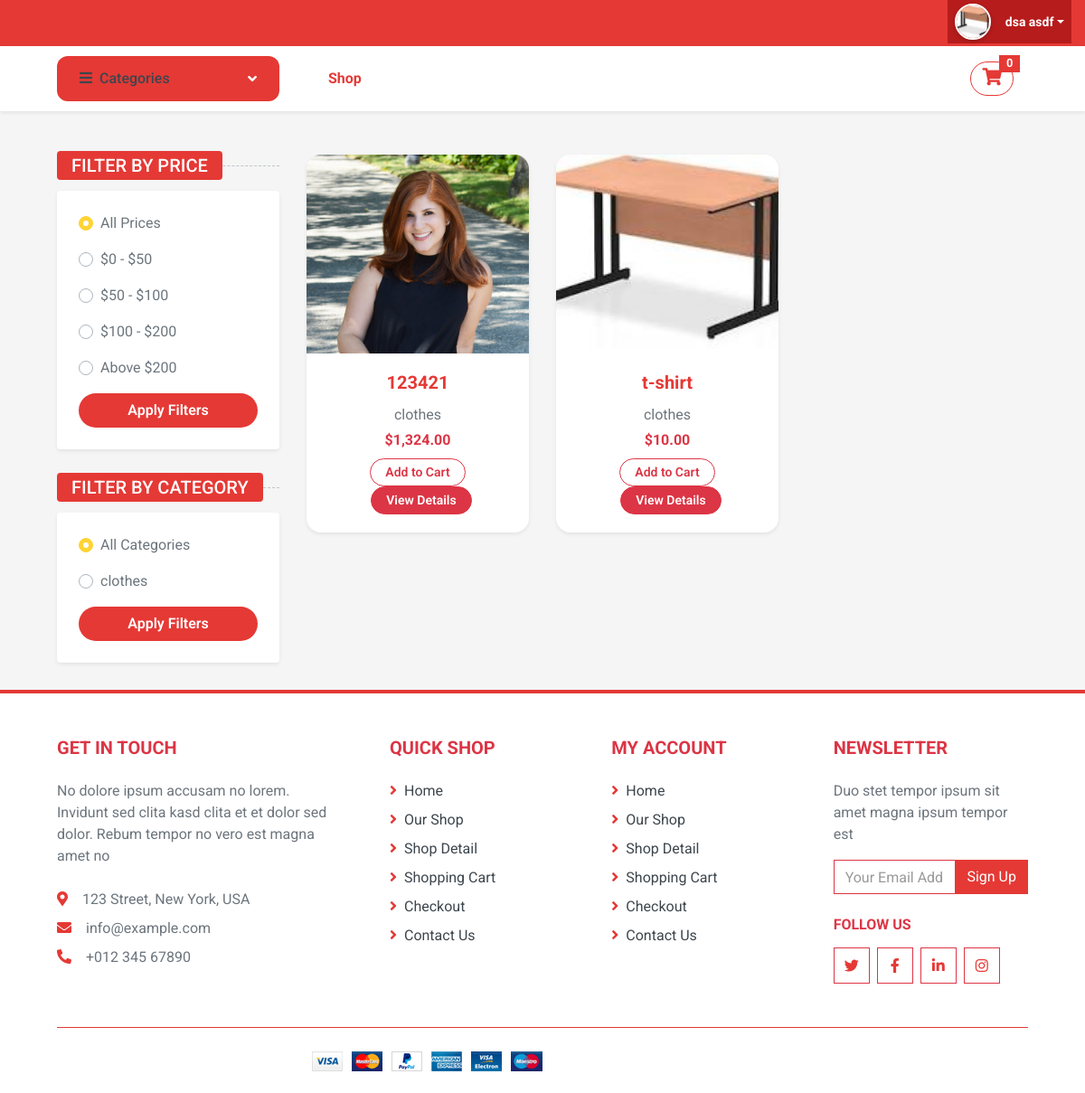
The app's page /shop.php (signed in) with its own data.
### tables this page shows
CREATE TABLE `categories` (
  `id` int(11) NOT NULL,
  `name` varchar(100) NOT NULL,
  `description` text DEFAULT NULL,
  `created_at` datetime DEFAULT current_timestamp()
);

CREATE TABLE `products` (
  `id` int(11) NOT NULL,
  `name` varchar(150) NOT NULL,
  `description` text DEFAULT NULL,
  `price` decimal(10,2) NOT NULL,
  `stock` int(11) DEFAULT 0,
  `category_id` int(11) DEFAULT NULL,
  `image` varchar(255) DEFAULT NULL,
  `created_at` datetime DEFAULT current_timestamp()
);

### components/shop-contents/shop-content.php (the view, shortened to what this page needs)
<div class="container-fluid">
    <div class="row px-xl-5">
        <div class="col-lg-3 col-md-4">
            <h5 class="section-title position-relative text-uppercase mb-3">
                <span class="px-3 py-1 rounded" style="background: #e53935; color: #fff;">Filter by Price</span>
            </h5>
            <div class="bg-light p-4 mb-30 rounded shadow-sm">
                <form method="GET" action="shop.php">
                    <div class="custom-control custom-radio d-flex align-items-center justify-content-between mb-3">
                        <label class="custom-control-label" for="price-all">All Prices</label>
                    </div>
                    <div class="custom-control custom-radio d-flex align-items-center justify-content-between mb-3">
                        <label class="custom-control-label" for="price-1">$0 - $50</label>
                    </div>
                    <div class="custom-control custom-radio d-flex align-items-center justify-content-between mb-3">
                        <label class="custom-control-label" for="price-2">$50 - $100</label>
                    </div>
                    <div class="custom-control custom-radio d-flex align-items-center justify-content-between mb-3">
                        <label class="custom-control-label" for="price-3">$100 - $200</label>
                    </div>
                    <div class="custom-control custom-radio d-flex align-items-center justify-content-between mb-3">
                        <label class="custom-control-label" for="price-4">Above $200</label>
                    </div>
                    <button type="submit" class="btn btn-block" style="background: #e53935; color: #fff; font-weight: 600; border-radius: 2rem;">Apply Filters</button>
                </form>
            </div>
            <h5 class="section-title position-relative text-uppercase mb-3">
                <span class="px-3 py-1 rounded" style="background: #e53935; color: #fff;">Filter by Category</span>
            </h5>
            <div class="bg-light p-4 mb-30 rounded shadow-sm">
                <form method="GET" action="shop.php">
                    <div class="custom-control custom-radio d-flex align-items-center justify-content-between mb-3">
                        <label class="custom-control-label" for="category-all">All Categories</label>
                    </div>
                    <?php
                    include('./config/connection.php');
                    $categories = $conn->query("SELECT id, name FROM categories");
                    while ($row = $categories->fetch_assoc()) {
                        $checked = (isset($_GET['category']) && $_GET['category'] == $row['id']) ? 'checked' : '';
                        echo "<div class='custom-control custom-radio d-flex align-items-center justify-content-between mb-3'>
                                <input type='radio' class='custom-control-input' id='category-{$row['id']}' name='category' value='{$row['id']}' $checked>
                                <label class='custom-control-label' for='category-{$row['id']}'>{$row['name']}</label>
                              </div>";
                    }
                    ?>
                    <button type="submit" class="btn btn-block" style="background: #e53935; color: #fff; font-weight: 600; border-radius: 2rem;">Apply Filters</button>
                </form>
            </div>
        </div>
        <div class="col-lg-9 col-md-8">
            <div class="row pb-3">
                <?php
                $query = "SELECT p.id, p.name, p.description, p.price, p.image, c.name AS category_name
                          FROM products p
                          LEFT JOIN categories c ON p.category_id = c.id
                          WHERE p.stock > 0";
                $query .= " ORDER BY p.created_at DESC";
                $result = $conn->query($query);
                if ($result->num_rows > 0) {
                    while ($product = $result->fetch_assoc()) {
                        ?>
                        <div class="col-lg-4 col-md-6 col-sm-6 pb-1">
                            <div class="card h-100 shadow-sm border-0" style="border-radius: 1rem;">
                                <img class="card-img-top" src="uploads/products/<?php echo htmlspecialchars($product['image']); ?>" alt="<?php echo htmlspecialchars($product['name']); ?>" style="height:220px;object-fit:cover;border-top-left-radius:1rem;border-top-right-radius:1rem;">
                                <div class="card-body text-center">
                                    <h5 class="card-title font-weight-bold" style="color:#e53935;"><?php echo htmlspecialchars($product['name']); ?></h5>
                                    <p class="card-text text-muted mb-1"><?php echo htmlspecialchars($product['category_name']); ?></p>
                                    <p class="card-text font-weight-bold text-danger mb-2">$<?php echo number_format($product['price'], 2); ?></p>
                                    <form method="POST" action="add-to-cart.php" class="d-inline">
                                        <button type="submit" name="add_to_cart" class="btn btn-outline-danger btn-sm rounded-pill px-3" style="font-weight:600;">Add to Cart</button>
                                    </form>
                                    <a href="detail.php?id=<?php echo $product['id']; ?>" class="btn btn-danger btn-sm rounded-pill px-3 ml-2" style="font-weight:600;">View Details</a>
                                </div>
                            </div>
                        </div>
                        <?php
                    }
                } else {
                    echo '<p class="text-center w-100">No products found.</p>';
                }
                ?>
            </div>
        </div>
    </div>
</div>

### shop.php (shortened to what this page needs)
<!DOCTYPE html>
<html lang="en">
<head>
    <link href="https://cdnjs.cloudflare.com/ajax/libs/font-awesome/5.10.0/css/all.min.css" rel="stylesheet">
    <link href="lib/animate/animate.min.css" rel="stylesheet">
    <link href="lib/owlcarousel/assets/owl.carousel.min.css" rel="stylesheet">
    <link href="css/style.css" rel="stylesheet">
</head>
<body>
    <?php include('./components/shop-header/header.php');?>
    <?php include('./components/shop-contents/shop-content.php');?>
    <?php include('./components/shop-footer/footer.php')?>
</body>
</html>

### components/shop-header/header.php
<header>
  <?php include('topbar.php');?>
  <?php include('navbar.php');?>
</header>

### components/shop-header/topbar.php (shortened to what this page needs)
<div class="container-fluid">
    <div class="row" style="background: #e53935;">
        <div class="col-lg-6 d-none d-lg-block">
        </div>
        <div class="col-lg-6 text-center text-lg-right">
            <div class="d-inline-flex align-items-center">
                <div class="btn-group">
                    <?php if (isset($_SESSION['user_id'])): ?>
                        <button type="button" class="btn btn-sm text-white dropdown-toggle d-flex align-items-center" data-toggle="dropdown" style="background: #b71c1c; border: none;">
                            <img
                                src="<?php echo isset($_SESSION['profile_image']) && $_SESSION['profile_image'] ? htmlspecialchars($_SESSION['profile_image']) : './uploads/profile_pictures/9_desk.jpeg'; ?>"
                                alt="Profile"
                                class="rounded-circle"
                                style="width: 40px; height: 40px; object-fit: cover; margin-right: 8px; border: 2px solid #fff; box-shadow: 0px 2px 5px rgba(0, 0, 0, 0.2);">
                            <span class="ml-2 font-weight-bold"><?php echo htmlspecialchars($_SESSION['first_name'] . ' ' . $_SESSION['last_name']); ?></span>
                        </button>
                    <?php endif; ?>
                </div>
            </div>
        </div>
    </div>
</div>

### components/shop-header/navbar.php (shortened to what this page needs)
<?php
$cart_count = isset($_SESSION['cart']) ? count($_SESSION['cart']) : 0;
?>
<div class="container-fluid bg-white shadow-sm mb-5">
    <div class="row px-xl-5 align-items-center">
        <div class="col-lg-3 d-none d-lg-block">
            <a class="btn d-flex align-items-center justify-content-between"
               style="background: #e53935; color: #fff; height: 50px; padding: 0 24px; border-radius: 0.75rem;"
               data-toggle="collapse" href="#navbar-vertical">
                <h6 class="m-0"><i class="fa fa-bars mr-2"></i>Categories</h6>
                <i class="fa fa-angle-down"></i>
            </a>
        </div>
        <div class="col-lg-9">
            <nav class="navbar navbar-expand-lg navbar-light bg-white py-3">
                <div class="collapse navbar-collapse justify-content-between" id="navbarCollapse">
                    <div class="navbar-nav mr-auto py-0">
                        <a href="shop.php" class="nav-item nav-link font-weight-bold" style="color: #e53935;">Shop</a>
                    </div>
                    <div class="navbar-nav ml-auto py-0">
                        <a href="cart.php" class="btn position-relative ml-3" style="background: #fff; border: 1.5px solid #e53935; border-radius: 2rem;">
                            <i class="fas fa-shopping-cart" style="color: #e53935; font-size: 1.2rem;"></i>
                            <span class="badge badge-pill" style="background: #e53935; color: #fff; position: absolute; top: -8px; right: -8px; font-size: 0.8rem;">
                                <?php echo $cart_count; ?>
                            </span>
                        </a>
                    </div>
                </div>
            </nav>
        </div>
    </div>
</div>

### components/shop-footer/footer.php
<div class="container-fluid" style="background: #fff; border-top: 4px solid #e53935;">
    <div class="row px-xl-5 pt-5">
        <div class="col-lg-4 col-md-12 mb-5 pr-3 pr-xl-5">
            <h5 class="text-danger text-uppercase mb-4 font-weight-bold">Get In Touch</h5>
            <p class="mb-4 text-muted">No dolore ipsum accusam no lorem. Invidunt sed clita kasd clita et et dolor sed dolor. Rebum tempor no vero est magna amet no</p>
            <p class="mb-2"><i class="fa fa-map-marker-alt mr-3" style="color:#e53935;"></i>123 Street, New York, USA</p>
            <p class="mb-2"><i class="fa fa-envelope mr-3" style="color:#e53935;"></i>info@example.com</p>
            <p class="mb-0"><i class="fa fa-phone-alt mr-3" style="color:#e53935;"></i>+012 345 67890</p>
        </div>
        <div class="col-lg-8 col-md-12">
            <div class="row">
                <div class="col-md-4 mb-5">
                    <h5 class="text-danger text-uppercase mb-4 font-weight-bold">Quick Shop</h5>
                    <div class="d-flex flex-column justify-content-start">
                        <a class="text-dark mb-2" href="#"><i class="fa fa-angle-right mr-2" style="color:#e53935;"></i>Home</a>
                        <a class="text-dark mb-2" href="#"><i class="fa fa-angle-right mr-2" style="color:#e53935;"></i>Our Shop</a>
                        <a class="text-dark mb-2" href="#"><i class="fa fa-angle-right mr-2" style="color:#e53935;"></i>Shop Detail</a>
                        <a class="text-dark mb-2" href="#"><i class="fa fa-angle-right mr-2" style="color:#e53935;"></i>Shopping Cart</a>
                        <a class="text-dark mb-2" href="#"><i class="fa fa-angle-right mr-2" style="color:#e53935;"></i>Checkout</a>
                        <a class="text-dark" href="#"><i class="fa fa-angle-right mr-2" style="color:#e53935;"></i>Contact Us</a>
                    </div>
                </div>
                <div class="col-md-4 mb-5">
                    <h5 class="text-danger text-uppercase mb-4 font-weight-bold">My Account</h5>
                    <div class="d-flex flex-column justify-content-start">
                        <a class="text-dark mb-2" href="#"><i class="fa fa-angle-right mr-2" style="color:#e53935;"></i>Home</a>
                        <a class="text-dark mb-2" href="#"><i class="fa fa-angle-right mr-2" style="color:#e53935;"></i>Our Shop</a>
                        <a class="text-dark mb-2" href="#"><i class="fa fa-angle-right mr-2" style="color:#e53935;"></i>Shop Detail</a>
                        <a class="text-dark mb-2" href="#"><i class="fa fa-angle-right mr-2" style="color:#e53935;"></i>Shopping Cart</a>
                        <a class="text-dark mb-2" href="#"><i class="fa fa-angle-right mr-2" style="color:#e53935;"></i>Checkout</a>
                        <a class="text-dark" href="#"><i class="fa fa-angle-right mr-2" style="color:#e53935;"></i>Contact Us</a>
                    </div>
                </div>
                <div class="col-md-4 mb-5">
                    <h5 class="text-danger text-uppercase mb-4 font-weight-bold">Newsletter</h5>
                    <p class="text-muted">Duo stet tempor ipsum sit amet magna ipsum tempor est</p>
                    <form action="">
                        <div class="input-group">
                            <input type="text" class="form-control border-danger" placeholder="Your Email Address">
                            <div class="input-group-append">
                                <button class="btn" style="background: #e53935; color: #fff;">Sign Up</button>
                            </div>
                        </div>
                    </form>
                    <h6 class="text-danger text-uppercase mt-4 mb-3 font-weight-bold">Follow Us</h6>
                    <div class="d-flex">
                        <a class="btn btn-light btn-square mr-2 border border-danger" href="#"><i class="fab fa-twitter" style="color:#e53935;"></i></a>
                        <a class="btn btn-light btn-square mr-2 border border-danger" href="#"><i class="fab fa-facebook-f" style="color:#e53935;"></i></a>
                        <a class="btn btn-light btn-square mr-2 border border-danger" href="#"><i class="fab fa-linkedin-in" style="color:#e53935;"></i></a>
                        <a class="btn btn-light btn-square border border-danger" href="#"><i class="fab fa-instagram" style="color:#e53935;"></i></a>
                    </div>
                </div>
            </div>
        </div>
    </div>
    <div class="row border-top mx-xl-5 py-4" style="border-color: #e53935 !important;">
        <div class="col-md-6 px-xl-0 text-center text-md-right">
            <img class="img-fluid" src="img/payments.png" alt="">
        </div>
    </div>
</div>

### records on screen
categories: name "clothes"
products: image (picture), name "123421", category.name "clothes", price "1,324.00"
products: image (picture), name "t-shirt", category.name "clothes", price "10.00"

### other values on screen
$_SESSION['first_name'] . ' ' . $_SESSION['last_name'] "dsa asdf"
$cart_count "0"
